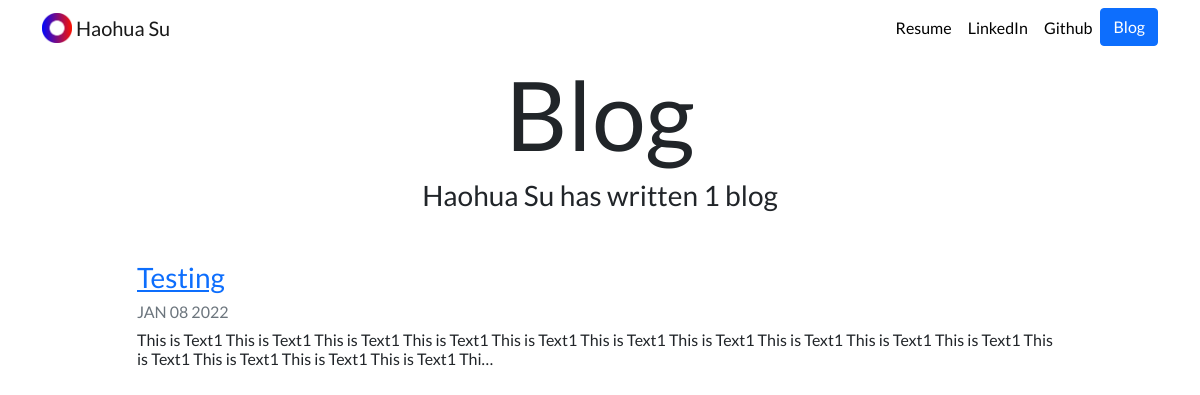
Screenshot of /blog/ with the database file from the repository.
### blog/models.py (models this page shows, shortened)
class Blog(models.Model):
    title = models.CharField(max_length=200)
    description = models.TextField()
    date = models.DateField()

### blog/views.py (the view)
# urls.py: path('', views.all_blogs, name='all_blogs'),
def all_blogs(request):
    blogs = Blog.objects.order_by('-date')
    return render(request, 'blog/all_blogs.html', {'blogs':blogs})

### blog/templates/blog/all_blogs.html
{% extends "portfolio/base.html" %}
{% load static %}
{% block content %}
<h2 id="blogtitle" class="font-weight-bold text-center">Blog</h2>
<h3 class="text-center mb-5">Haohua Su has written {{ blogs.count }} blog{{ blogs.count|pluralize }}</h3>
{% for blog in blogs %}
<div class="row justify-content-center my-3">
  <div class="col-md-10">
    <a href="{% url 'blog:detail' blog.id %}">
      <h3>{{ blog.title }}</h3>
    </a>
    <h6 class="text-muted">{{ blog.date|date:'M d Y'|upper }}</h6>
    <h6>{{ blog.description|striptags|truncatechars:200 }}</h6>
  </div>
</div>
{% endfor %}
{% endblock %}

### portfolio/static/portfolio/custom.css (style rules this page uses)
body { font-family: 'Lato', sans-serif; }
#blogtitle { font-size: 6rem; }

### rows the page displays
Blog: title "Testing", date "JAN 08 2022", description "This is Text1 This is Text1 This is Text1 This is Text1 This is Text1 This is Text1 This is Text1 This is Text1 This is Text1 This is Text1 This is Text1 This is Text1 This is Text1 This is Text1 Thi…"

### other values shown
{{ blogs.count }} "1"
